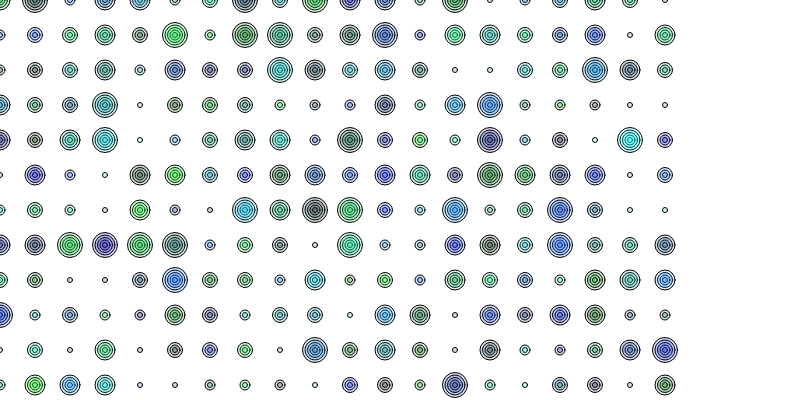
Frame 1 (no input)
Frame 60 (no input): identical to frame 1, image omitted
Frame 120 (the mouse pressed at the canvas centre since frame 60): identical to frame 1, image omitted

The p5.js sketch that drew this single still picture (run headless with seeded random() and noise() and a simulated clock; from frame 60 on, the mouse is pressed at the canvas centre):

// p5.js sketch
// ── sketch.js
//PASO 1: crear el array de objetos de la clase "Modulo"
misAnillos = [];


function setup() {
  createCanvas(800, 400);
  //PASO 2: rellenar el array con objetos de la clase Modulo
  for (let i=0; i<20; i++) {
    misAnillos[i] = [];
    for (let j=0; j< 17; j++) {
      misAnillos[i][j] = new Modulo(color(0, random(255), random(255), 40), 35*i, 35*j, 20, round(random(2, 6)));
    }
  }
}

function draw() {
  background(255);

  //PASO 3: llamamos a los metodos de cada objeto que estan guardados en el array
  for (let i=0; i<20; i++) {
    for (let j=0; j< 17; j++) {

      //misAnillos[i][j].col = color(255, 0, 0, 40);

      //let d = dist(mouseX, mouseY, misAnillos[i][j].posX, misAnillos[i][j].posY);
      //if (d<15) {
      //  misAnillos[i][j].tam = 50;
      //}
      //misAnillos[i][j].tam = 10;
      // misAnillos[i][j].nRepeticiones = 5;
      misAnillos[i][j].dibuja();

      // misAnillos[i][j].tirita(random(5));
    }
  }
}

function mouseDragged() {
  for (let i=0; i<20; i++) {
    for (let j=0; j< 17; j++) {
      let d = dist(mouseX, mouseY, misAnillos[i][j].posX, misAnillos[i][j].posY);
      if (d<15) {
        misAnillos[i][j].tam = 50;
      }
    }
  }
}

//clase basica
class Modulo {

  //constructor
  constructor(c, x, y, t, n) {
    this.posX = x;
    this.posY = y;
    this.tam = t;
    this.col = c; //aca asigno "c" (que viene desde fuera) a "col", que es mi variable de la clase
    this.nRepeticiones = n;
  }

  //metodos
  dibuja() {
    noFill();
    //noStroke();
    fill(this.col); //aca ocupo mi variable col
    for(let i=0; i < this.nRepeticiones ; i++){
      ellipse(this.posX, this.posY, this.tam/4 *i , this.tam/4 *i );
    }
  }
  
  tirita(a) {
    this.posX += random(-a, a);
  }
}
